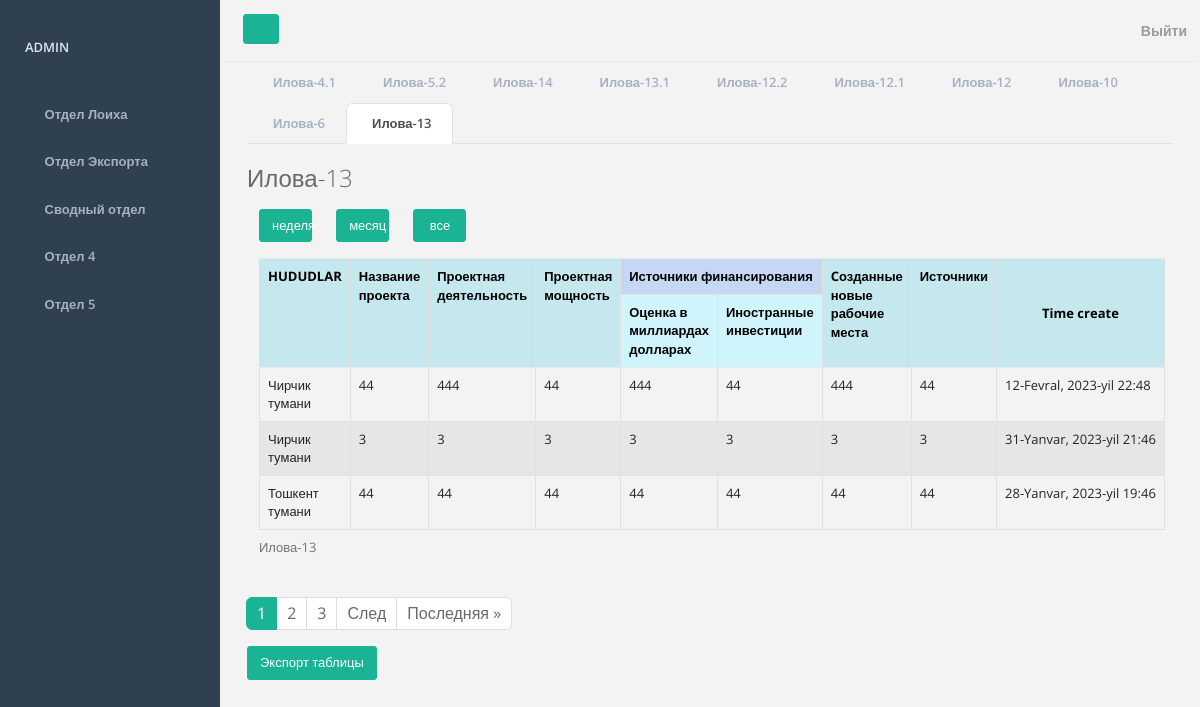
The page /projects-department/table/ilova-13 (signed in) on the database its author committed.
### mainapp/models.py (models this page shows, shortened)
class CustomUser(AbstractUser):
    district = models.ForeignKey(District, on_delete=models.PROTECT, blank=True, null=True)
    class Meta:
        verbose_name = 'Пользователь'
        verbose_name_plural = 'Пользователи'

class Loiha13(models.Model):
    district = models.ForeignKey(District, on_delete=models.PROTECT, verbose_name="Район")
    project_name = models.CharField(max_length=255, verbose_name="Название проекта")
    project_activity = models.CharField(max_length=255, verbose_name="Проектная деятельность")
    project_capacity = models.CharField(max_length=255, verbose_name="Проектная мощность")
    grate_sources_of_financing = models.CharField(max_length=255, verbose_name="Оценка в миллиардах долларах")
    foreign_financing_grate_sources_of_financing = models.CharField(max_length=255, verbose_name="Иностранные инвестиции")
    sources_sources_of_financing = models.CharField(max_length=255, verbose_name="Источники")
    created_new_jobs = models.CharField(max_length=255, verbose_name="Cозданные новые рабочие места")
    time_create = models.DateTimeField(auto_now_add=True, verbose_name="Дата создания записи")
    time_update = models.DateTimeField(auto_now=True, verbose_name="Дата обновления записи")
    is_published = models.BooleanField(default=True, verbose_name="Опубликовано")
    class Meta:
        verbose_name = 'Таблица 13'
        verbose_name_plural = 'Таблицы 13'
        ordering = ['-time_create']

class District(models.Model):
    id = models.AutoField(primary_key=True)
    district = models.CharField(max_length=50, verbose_name="Район", blank=True, null=True)
    def __str__(self):
        return self.district
    class Meta:
        verbose_name = 'Район'
        verbose_name_plural = 'Районы'

### mainapp/views.py (the view)
# urls.py: path('projects-department/table/ilova-13', views.get_data_table_Loiha13, name='table_loiha13'),
def get_data_table_Loiha13(request):
    return get_data_table(request, 'loiha13', 'Илова-13')

### mainapp/utils.py (called while the page is built)
def show_data_table_to_departament(model):
    model = model.objects.all()
    return model

def get_context_data(page_obj, title, menu, table_data):
    context = {
        'page_obj': page_obj,
        'title': title,
        'projects_department': menu,
        'table_data': table_data
    }
    return context

def get_group_loiha_id(request):
    return request.user.groups.filter(id=3).exists() and request.user.groups.filter(id=1)

def paginate_page(request, table_data):
    paginator = Paginator(table_data, 3)
    page_number = request.GET.get('page')
    page_obj = paginator.get_page(page_number)
    return page_obj

### mainapp/views.py (called while the page is built)
def get_data_table(request, model_name, page_title):
    model = loiha_models.get(model_name, None)
    if not model:
        raise ValueError("Invalid model name: %s" % model_name)
    if get_group_loiha_id(request):
        table_data = show_data_table_to_departament(model)
    else:
        table_data = show_data_table(request, model)
    page_obj = paginate_page(request, table_data)
    context = get_context_data(page_obj, page_title, projects_department, table_data)
    return render(request, src[model_name], context)

### mainapp/templates/mainapp/data_table/table_loiha13.html (shortened to what this page needs)
{% extends 'mainapp/departments/projects_department.html' %}
{% block table %}
<h2 class="mb-3">
    {{ title }}
</h2>
{% block filter %}
<div class="container mb-3">
    <div class="row">
        <div class="col-1"><a class="btn btn btn-primary w-100" href="{% url 'table_filter_loiha13' filter_slug='week' %}">неделя</a></div>
        <div class="col-1"><a class="btn btn btn-primary w-100" href="{% url 'table_filter_loiha13' filter_slug='month' %}">месяц</a></div>
        <div class="col-1"><a class="btn btn btn-primary w-100" href="{% url 'table_loiha13' %}">все</a></div>
    </div>
</div>
{% endblock %}
<div class="container overflow-auto">
        <table class="table table-bordered table-striped">
        <caption>
            {{ title }}
        </caption>
        <tr>
            {% for group in request.user.groups.all %}
            {% if group.id == 3 %}
            <th rowspan="2" class="table-info">HUDUDLAR</th>
            {% endif %}
            {% endfor %}
            <th class="table-info" rowspan="2">Название проекта</th>
            <th class="table-info" rowspan="2">Проектная деятельность</th>
            <th class="table-info" rowspan="2">Проектная мощность</th>
            <th class="table-primary" colspan="2">Источники финансирования</th>
            <th class="table-info" rowspan="2">Cозданные новые рабочие места</th>
            <th class="table-info" rowspan="2">Источники</th>
            <th class="table-info table-info-time" rowspan="2">Time create</th>
        </tr>
        <tr>
            <th class="table-info">Оценка в миллиардах долларах</th>
            <th class="table-info">Иностранные инвестиции</th>
        </tr>
            {% for data in page_obj %}
        <tr>
            {% for group in request.user.groups.all %}
            {% if group.id == 3 %}
            <td>{{data.district}}</td>
            {% endif %}
            {% endfor %}
            <td>{{ data.project_name }}</td>
            <td>{{ data.project_activity }}</td>
            <td>{{ data.project_capacity }}</td>
            <td>{{ data.grate_sources_of_financing }}</td>
            <td>{{ data.foreign_financing_grate_sources_of_financing }}</td>
            <td>{{ data.sources_sources_of_financing }}</td>
            <td>{{ data.created_new_jobs }}</td>
            <td class="table-time">{{ data.time_create }}</td>
            {%endfor%}
        </tr>
    </table>
</div>
{% include 'mainapp/pagination.html' %}
{% endblock %}
{% block export_table %}
<a class="btn btn-primary mb-5" href="#">Экспорт таблицы</a>
{%endblock%}

### mainapp/templates/mainapp/base.html (shortened to what this page needs)
<!DOCTYPE html>
{% load static %}
<html lang="en">
<head>
    <link href="https://cdn.jsdelivr.net/npm/bootstrap@5.2.3/dist/css/bootstrap.min.css" rel="stylesheet"
>
    <link rel="stylesheet" href="{% static 'mainapp/css/font-awesome.min.css' %}">
    <link rel="stylesheet" href="{% static 'mainapp/css/main.css' %}">
</head>
<body>
<div id="wrapper">
    <nav class="navbar-default navbar-static-side" role="navigation">
        <div class="sidebar-collapse">
            <ul class="nav metismenu" id="side-menu">
                <li class="nav-header">
                    <div class="dropdown profile-element">
                        <a data-toggle="dropdown" class="dropdown-toggle" href="#">
                            <span class="block m-t-xs font-bold">{{ request.user.username|upper }}</span>
                        </a>
                    </div>
                </li>
                <li>
                    <a href="{% url 'department_projects' %}"
                    ><i class="fa fa-diamond"></i>
                        <span class="nav-label">Отдел Лоиха</span></a
                    >
                </li>
                <li>
                    <a href="{% url 'department_exports' %}">
                        <i class="fa fa-bar-chart-o"></i>
                        <span class="nav-label">Отдел Экспорта</span>
                    </a>
                </li>
                <li>
                    <a href="{% url 'department_3' %}"
                    ><i class="fa fa-pie-chart"></i>
                        <span class="nav-label">Сводный отдел</span>
                    </a>
                </li>
                <li>
                    <a href="{% url 'department_4' %}"
                    ><i class="fa fa-flask"></i>
                        <span class="nav-label">Отдел 4</span></a
                    >
                </li>
                <li>
                    <a href="{% url 'department_5' %}">
                        <i class="fa fa-table"></i>
                        <span class="nav-label">Отдел 5</span></a>
                </li>
            </ul>
        </div>
    </nav>
    <div id="page-wrapper" class="gray-bg dashbard-1">
        <div class="row border-bottom">
            <nav
                    class="navbar navbar-static-top"
                    role="navigation"
                    style="margin-bottom: 0"
            >
                <div class="navbar-header">
                    <a
                            class="navbar-minimalize minimalize-styl-2 btn btn-primary"
                            href="#"
                    ><i class="fa fa-bars"></i>
                    </a>
                    <form
                            role="search"
                            class="navbar-form-custom"
                            action="search_results.html"
                    >
                    </form>
                </div>
                <ul class="nav navbar-top-links navbar-right">
                    <li>
                        {% include 'mainapp/header.html' %}
                    </li>
                </ul>
            </nav>
        </div>
        <div class="container">
            <div class="row">
                <div class="col-12">
                    {% block tables %}
                    {% endblock %}
                </div>
                {% if not 'week' in request.get_full_path and not 'filter/month' in request.get_full_path %}
                <div class="col">
                    {% block export_table %}
                    {% endblock %}
                </div>
                {% elif 'week' in request.get_full_path %}
                <div class="col">
                    {% block export_table_week %}
                    {% endblock %}
                </div>
                {% elif 'filter/month' in request.get_full_path %}
                <div class="col">
                    {% block export_table_month %}
                    {% endblock %}
                </div>
                {% endif %}
                <div class="col">
                </div>
                <div class="col">
                </div>
            </div>
        </div>
    </div>
</div>
</body>
</html>

### rows shown on the page
CustomUser: user.username "ADMIN"
Loiha13: district "Чирчик тумани", project_name "44", project_activity "444", project_capacity "44", grate_sources_of_financing "444", foreign_financing_grate_sources_of_financing "44", sources_sources_of_financing "444", created_new_jobs "44", time_create "12-Fevral, 2023-yil 22:48"
Loiha13: district "Чирчик тумани", project_name "3", project_activity "3", project_capacity "3", grate_sources_of_financing "3", foreign_financing_grate_sources_of_financing "3", sources_sources_of_financing "3", created_new_jobs "3", time_create "31-Yanvar, 2023-yil 21:46"
Loiha13: district "Тошкент тумани", project_name "44", project_activity "44", project_capacity "44", grate_sources_of_financing "44", foreign_financing_grate_sources_of_financing "44", sources_sources_of_financing "44", created_new_jobs "44", time_create "28-Yanvar, 2023-yil 19:46"

### other values the page prints
{{ table.table_name }} "Илова-4.1" "Илова-5.2" "Илова-14" "Илова-13.1" "Илова-12.2" "Илова-12.1" "Илова-12" "Илова-10" "Илова-6" "Илова-13"
{{ title }} "Илова-13"
{{ p }} "1"
{{ p }} "2" "3"
